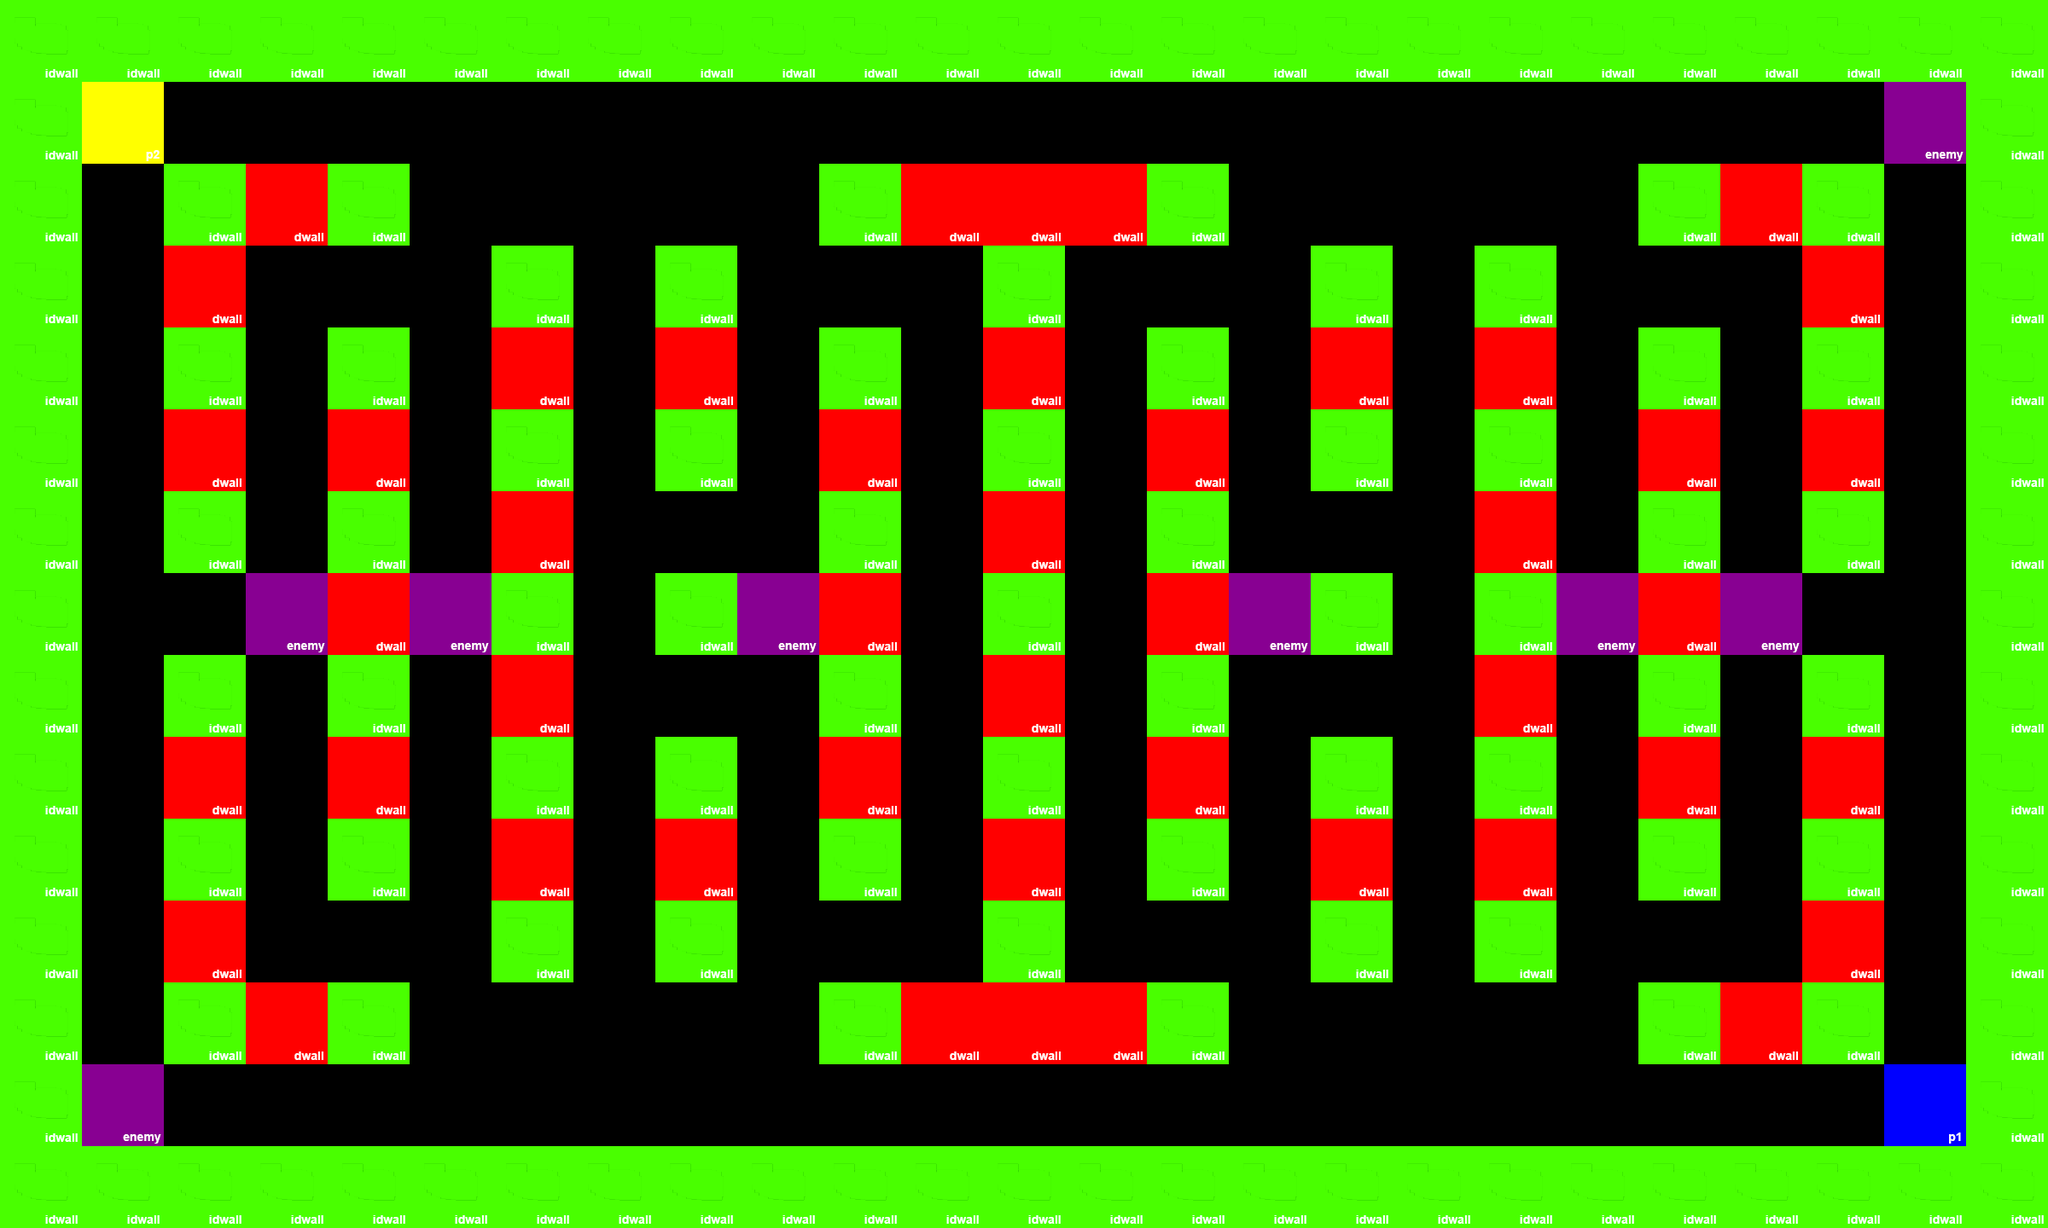

The image is a tile-based game level rendered from a .tmx file. Its description and complete source (layers, tilesets, objects, tile grids) follow:
An orthogonal 25x15 tile map with 96x96 px tiles, 2 tile layers (Map, Players).

<map version="1.0" tiledversion="1.0.3" orientation="orthogonal" renderorder="left-up" width="25" height="15" tilewidth="96" tileheight="96" nextobjectid="1">
 <tileset firstgid="1" source="tilemap.tsx" />
 <layer name="Map" width="25" height="15">
  <data encoding="csv">
2,2,2,2,2,2,2,2,2,2,2,2,2,2,2,2,2,2,2,2,2,2,2,2,2,
2,0,0,0,0,0,0,0,0,0,0,0,0,0,0,0,0,0,0,0,0,0,0,0,2,
2,0,2,1,2,0,0,0,0,0,2,1,1,1,2,0,0,0,0,0,2,1,2,0,2,
2,0,1,0,0,0,2,0,2,0,0,0,2,0,0,0,2,0,2,0,0,0,1,0,2,
2,0,2,0,2,0,1,0,1,0,2,0,1,0,2,0,1,0,1,0,2,0,2,0,2,
2,0,1,0,1,0,2,0,2,0,1,0,2,0,1,0,2,0,2,0,1,0,1,0,2,
2,0,2,0,2,0,1,0,0,0,2,0,1,0,2,0,0,0,1,0,2,0,2,0,2,
2,0,0,0,1,0,2,0,2,0,1,0,2,0,1,0,2,0,2,0,1,0,0,0,2,
2,0,2,0,2,0,1,0,0,0,2,0,1,0,2,0,0,0,1,0,2,0,2,0,2,
2,0,1,0,1,0,2,0,2,0,1,0,2,0,1,0,2,0,2,0,1,0,1,0,2,
2,0,2,0,2,0,1,0,1,0,2,0,1,0,2,0,1,0,1,0,2,0,2,0,2,
2,0,1,0,0,0,2,0,2,0,0,0,2,0,0,0,2,0,2,0,0,0,1,0,2,
2,0,2,1,2,0,0,0,0,0,2,1,1,1,2,0,0,0,0,0,2,1,2,0,2,
2,0,0,0,0,0,0,0,0,0,0,0,0,0,0,0,0,0,0,0,0,0,0,0,2,
2,2,2,2,2,2,2,2,2,2,2,2,2,2,2,2,2,2,2,2,2,2,2,2,2
</data>
 </layer>
 <layer name="Players" width="25" height="15">
  <data encoding="csv">
0,0,0,0,0,0,0,0,0,0,0,0,0,0,0,0,0,0,0,0,0,0,0,0,0,
0,4,0,0,0,0,0,0,0,0,0,0,0,0,0,0,0,0,0,0,0,0,0,5,0,
0,0,0,0,0,0,0,0,0,0,0,0,0,0,0,0,0,0,0,0,0,0,0,0,0,
0,0,0,0,0,0,0,0,0,0,0,0,0,0,0,0,0,0,0,0,0,0,0,0,0,
0,0,0,0,0,0,0,0,0,0,0,0,0,0,0,0,0,0,0,0,0,0,0,0,0,
0,0,0,0,0,0,0,0,0,0,0,0,0,0,0,0,0,0,0,0,0,0,0,0,0,
0,0,0,0,0,0,0,0,0,0,0,0,0,0,0,0,0,0,0,0,0,0,0,0,0,
0,0,0,5,0,5,0,0,0,5,0,0,0,0,0,5,0,0,0,5,0,5,0,0,0,
0,0,0,0,0,0,0,0,0,0,0,0,0,0,0,0,0,0,0,0,0,0,0,0,0,
0,0,0,0,0,0,0,0,0,0,0,0,0,0,0,0,0,0,0,0,0,0,0,0,0,
0,0,0,0,0,0,0,0,0,0,0,0,0,0,0,0,0,0,0,0,0,0,0,0,0,
0,0,0,0,0,0,0,0,0,0,0,0,0,0,0,0,0,0,0,0,0,0,0,0,0,
0,0,0,0,0,0,0,0,0,0,0,0,0,0,0,0,0,0,0,0,0,0,0,0,0,
0,5,0,0,0,0,0,0,0,0,0,0,0,0,0,0,0,0,0,0,0,0,0,3,0,
0,0,0,0,0,0,0,0,0,0,0,0,0,0,0,0,0,0,0,0,0,0,0,0,0
</data>
 </layer>
</map>
